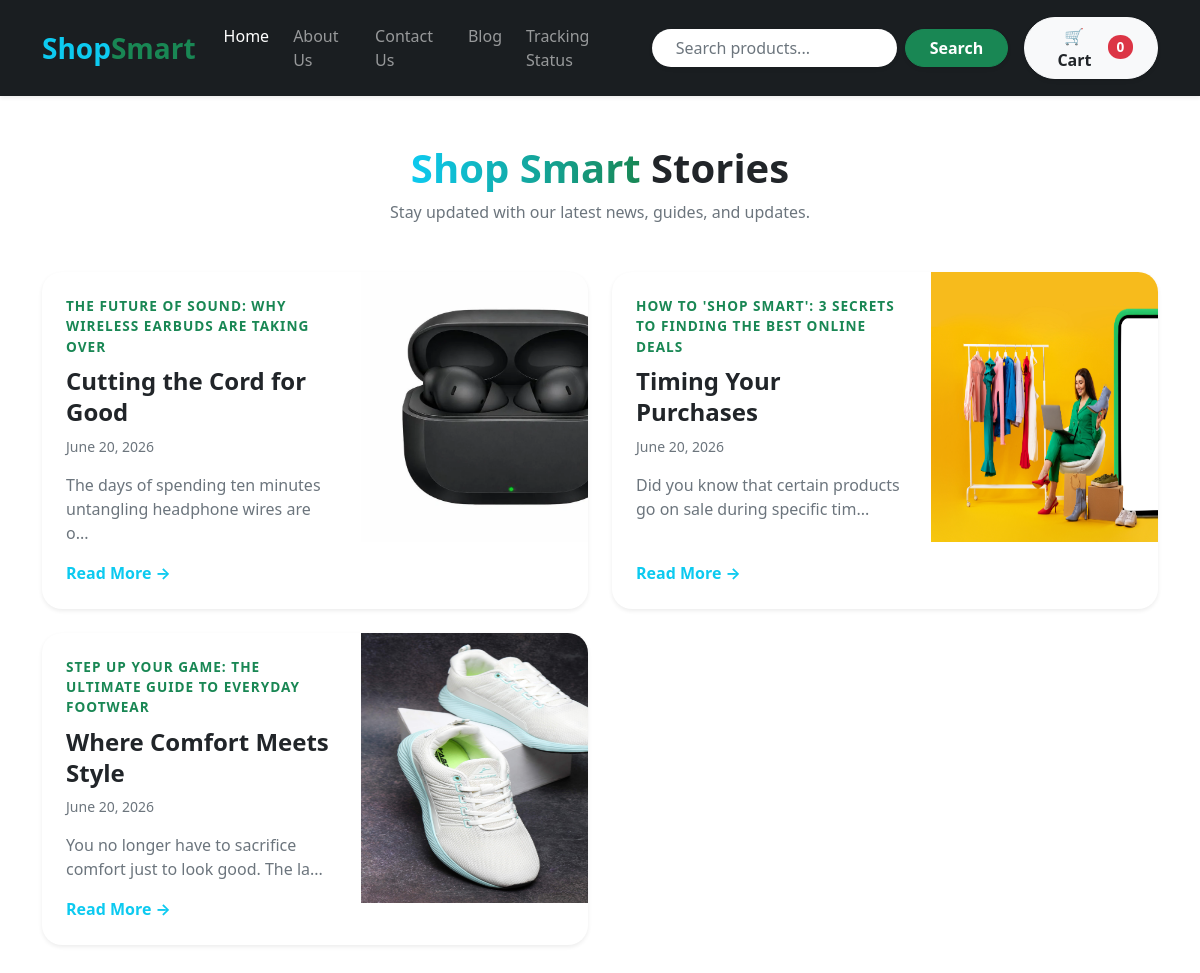
Screenshot of /blog/ with the database file from the repository.
### blog/models.py (models this page shows, shortened)
class BlogPost(models.Model):
    blog_id = models.AutoField(primary_key=True)
    title = models.CharField(max_length=500,default="")
    heading_1 = models.CharField(max_length=500,default="")
    heading_1_content = models.CharField(max_length=5000,default="")
    heading_2 = models.CharField(max_length=500,default="")
    heading_2_content = models.CharField(max_length=5000)
    sub_heading = models.CharField(max_length=500,default="")
    sub_heading_content = models.CharField(max_length=5000)
    pub_date = models.DateField()
    image = models.ImageField(upload_to="blog/images",default="")

### blog/views.py (the view)
# urls.py: path("", views.index , name="index"),
def index(request):
    blogs = BlogPost.objects.all()
    parmas = {"blogs" : blogs}
    return render(request,'blog/index.html',parmas)

### blog/templates/blog/index.html (shortened to what this page needs)
{% extends 'blog/master.html' %}
{% block body %}
<div class="container mt-5 mb-5">
    <div class="text-center mb-5">
        <h2 class="fw-bolder display-6"><span class="text-gradient">Shop Smart</span> Stories</h2>
        <p class="text-muted">Stay updated with our latest news, guides, and updates.</p>
    </div>
    <div class="row gx-4 gy-4">
        {% for blog in blogs %}
        <div class="col-lg-6">
            <div class="card blog-card shadow-sm h-100 flex-row overflow-hidden position-relative">
                <div class="col-7 p-4 d-flex flex-column justify-content-center">
                    <strong class="d-inline-block mb-2 text-success fw-bold text-uppercase" style="font-size: 0.85rem; letter-spacing: 1px;">
                        {{ blog.title }}
                    </strong>
                    <h4 class="mb-2 fw-bold text-dark" style="line-height: 1.3;">{{ blog.heading_1 }}</h4>
                    <div class="mb-3 text-muted small">{{ blog.pub_date }}</div>
                    <p class="card-text mb-auto text-secondary">{{ blog.heading_1_content|slice:":65" }}...</p>
                    <a href="blogpost/{{blog.blog_id}}" class="stretched-link text-info fw-bold text-decoration-none mt-3">
                        Read More &rarr;
                    </a>
                </div>
                <div class="col-5 d-none d-sm-block p-0">
                    <img src="{{ blog.image.url }}" class="blog-img" alt="{{ blog.title }}">
                </div>
            </div>
        </div>
        {% endfor %}
    </div>
</div>
{% endblock %}

### blog/templates/blog/master.html (shortened to what this page needs)
<!doctype html>
<html lang="en">
<head>
    <link href="https://cdn.jsdelivr.net/npm/bootstrap@5.0.2/dist/css/bootstrap.min.css" rel="stylesheet"
>
</head>
<body>
    <nav class="navbar navbar-expand-lg navbar-dark shadow-sm py-3" style="background-color: #1a1e21;">
        <div class="container">
            <a class="navbar-brand fw-bolder fs-3" href="/">
                <span class="text-info">Shop</span><span class="text-success">Smart</span>
            </a>
            <div class="collapse navbar-collapse" id="navbarSupportedContent">
                <ul class="navbar-nav me-auto mb-2 mb-lg-0 fw-semibold">
                    <li class="nav-item mx-1">
                        <a class="nav-link active" aria-current="page" href="/">Home</a>
                    </li>
                    <li class="nav-item mx-1">
                        <a class="nav-link" href="/shop/about">About Us</a>
                    </li>
                    <li class="nav-item mx-1">
                        <a class="nav-link" href="/shop/contact">Contact Us</a>
                    </li>
                    <li class="nav-item mx-1">
                        <a class="nav-link" href="/blog">Blog</a>
                    </li>
                    <li class="nav-item mx-1">
                        <a class="nav-link" href="/shop/tracker">Tracking Status</a>
                    </li>
                </ul>
                <form class="d-flex ms-lg-3" method="get" action="/shop/search">
                    <input class="form-control rounded-pill border-0 px-4 shadow-sm" type="search"
                        placeholder="Search products..." aria-label="Search" name="search" id="search">
                    <button class="btn btn-success rounded-pill px-4 ms-2 shadow-sm fw-bold"
                        type="submit">Search</button>
                </form>
                <button type="button"
                    class="btn btn-light rounded-pill px-4 shadow-sm ms-lg-3 mt-3 mt-lg-0 fw-bold text-dark d-flex align-items-center justify-content-center"
                    id="popcart" data-bs-container="body" data-bs-toggle="popover" data-bs-placement="bottom"
                    data-bs-content="Cart" data-bs-html="true">
                    🛒 Cart
                    <span class="badge bg-danger rounded-circle ms-2" id="cart" style="font-size: 0.85rem;">0</span>
                </button>
            </div>
        </div>
    </nav>
    {% block body %} {% endblock %}
</body>
</html>

### rows the page displays
BlogPost: title "THE FUTURE OF SOUND: WHY WIRELESS EARBUDS ARE TAKING OVER", heading_1 "Cutting the Cord for Good", pub_date "June 20, 2026", heading_1_content "The days of spending ten minutes untangling headphone wires are o", image (picture)
BlogPost: title "HOW TO 'SHOP SMART': 3 SECRETS TO FINDING THE BEST ONLINE DEALS", heading_1 "Timing Your Purchases", pub_date "June 20, 2026", heading_1_content "Did you know that certain products go on sale during specific tim", image (picture)
BlogPost: title "STEP UP YOUR GAME: THE ULTIMATE GUIDE TO EVERYDAY FOOTWEAR", heading_1 "Where Comfort Meets Style", pub_date "June 20, 2026", heading_1_content "You no longer have to sacrifice comfort just to look good. The la", image (picture)
